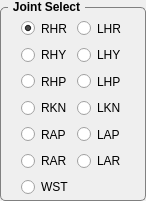
  <widget class="QGroupBox" name="GB_JointSelection_2">
   <property name="geometry">
    <rect>
     <x>19</x>
     <y>20</y>
     <width>146</width>
     <height>201</height>
    </rect>
   </property>
   <property name="font">
    <font>
     <weight>75</weight>
     <bold>true</bold>
    </font>
   </property>
   <property name="styleSheet">
    <string notr="true">QGroupBox {
    border: 1px solid gray;
    border-radius: 5px;
    margin-top: 7px;
}

QGroupBox::title {
    subcontrol-origin: margin;
    left: 8px;
    padding: 0 3px 0 3px;
}
</string>
   </property>
   <property name="title">
    <string>Joint Select</string>
   </property>
   <widget class="QRadioButton" name="RB_WST">
    <property name="geometry">
     <rect>
      <x>21</x>
      <y>177</y>
      <width>50</width>
      <height>20</height>
     </rect>
    </property>
    <property name="font">
     <font>
      <pointsize>9</pointsize>
     </font>
    </property>
    <property name="text">
     <string>WST</string>
    </property>
   </widget>
   <widget class="QRadioButton" name="RB_RAP">
    <property name="geometry">
     <rect>
      <x>21</x>
      <y>124</y>
      <width>49</width>
      <height>21</height>
     </rect>
    </property>
    <property name="font">
     <font>
      <pointsize>9</pointsize>
     </font>
    </property>
    <property name="text">
     <string>RAP</string>
    </property>
   </widget>
   <widget class="QRadioButton" name="RB_RHY">
    <property name="geometry">
     <rect>
      <x>21</x>
      <y>45</y>
      <width>50</width>
      <height>20</height>
     </rect>
    </property>
    <property name="font">
     <font>
      <pointsize>9</pointsize>
     </font>
    </property>
    <property name="text">
     <string>RHY</string>
    </property>
    <property name="checked">
     <bool>false</bool>
    </property>
   </widget>
   <widget class="QRadioButton" name="RB_LKN">
    <property name="geometry">
     <rect>
      <x>77</x>
      <y>98</y>
      <width>48</width>
      <height>20</height>
     </rect>
    </property>
    <property name="font">
     <font>
      <pointsize>9</pointsize>
     </font>
    </property>
    <property name="text">
     <string>LKN</string>
    </property>
   </widget>
   <widget class="QRadioButton" name="RB_LAR">
    <property name="geometry">
     <rect>
      <x>77</x>
      <y>151</y>
      <width>48</width>
      <height>20</height>
     </rect>
    </property>
    <property name="font">
     <font>
      <pointsize>9</pointsize>
     </font>
    </property>
    <property name="text">
     <string>LAR</string>
    </property>
   </widget>
   <widget class="QRadioButton" name="RB_LHR">
    <property name="geometry">
     <rect>
      <x>77</x>
      <y>18</y>
      <width>48</width>
      <height>21</height>
     </rect>
    </property>
    <property name="font">
     <font>
      <pointsize>9</pointsize>
     </font>
    </property>
    <property name="text">
     <string>LHR</string>
    </property>
    <property name="checked">
     <bool>false</bool>
    </property>
   </widget>
   <widget class="QRadioButton" name="RB_RHP">
    <property name="geometry">
     <rect>
      <x>21</x>
      <y>71</y>
      <width>49</width>
      <height>21</height>
     </rect>
    </property>
    <property name="font">
     <font>
      <pointsize>9</pointsize>
     </font>
    </property>
    <property name="text">
     <string>RHP</string>
    </property>
   </widget>
   <widget class="QRadioButton" name="RB_RAR">
    <property name="geometry">
     <rect>
      <x>21</x>
      <y>151</y>
      <width>50</width>
      <height>20</height>
     </rect>
    </property>
    <property name="font">
     <font>
      <pointsize>9</pointsize>
     </font>
    </property>
    <property name="text">
     <string>RAR</string>
    </property>
   </widget>
   <widget class="QRadioButton" name="RB_LAP">
    <property name="geometry">
     <rect>
      <x>77</x>
      <y>124</y>
      <width>47</width>
      <height>21</height>
     </rect>
    </property>
    <property name="font">
     <font>
      <pointsize>9</pointsize>
     </font>
    </property>
    <property name="text">
     <string>LAP</string>
    </property>
   </widget>
   <widget class="QRadioButton" name="RB_RHR">
    <property name="geometry">
     <rect>
      <x>21</x>
      <y>18</y>
      <width>49</width>
      <height>21</height>
     </rect>
    </property>
    <property name="font">
     <font>
      <pointsize>9</pointsize>
     </font>
    </property>
    <property name="text">
     <string>RHR</string>
    </property>
    <property name="checked">
     <bool>true</bool>
    </property>
   </widget>
   <widget class="QRadioButton" name="RB_LHY">
    <property name="geometry">
     <rect>
      <x>77</x>
      <y>45</y>
      <width>48</width>
      <height>20</height>
     </rect>
    </property>
    <property name="font">
     <font>
      <pointsize>9</pointsize>
     </font>
    </property>
    <property name="text">
     <string>LHY</string>
    </property>
   </widget>
   <widget class="QRadioButton" name="RB_RKN">
    <property name="geometry">
     <rect>
      <x>21</x>
      <y>98</y>
      <width>50</width>
      <height>20</height>
     </rect>
    </property>
    <property name="font">
     <font>
      <pointsize>9</pointsize>
     </font>
    </property>
    <property name="text">
     <string>RKN</string>
    </property>
   </widget>
   <widget class="QRadioButton" name="RB_LHP">
    <property name="geometry">
     <rect>
      <x>77</x>
      <y>71</y>
      <width>47</width>
      <height>21</height>
     </rect>
    </property>
    <property name="font">
     <font>
      <pointsize>9</pointsize>
     </font>
    </property>
    <property name="text">
     <string>LHP</string>
    </property>
   </widget>
  </widget>
